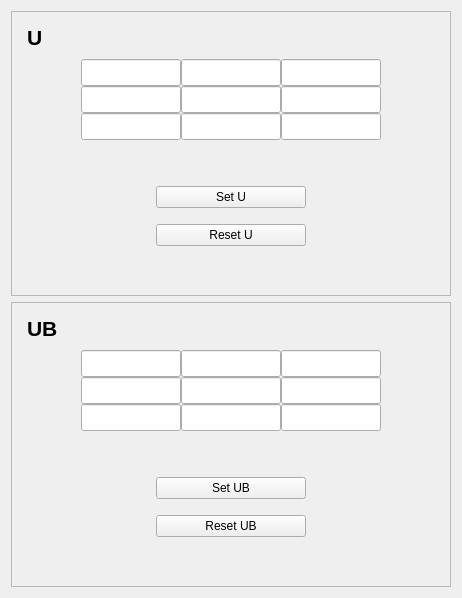
     <widget class="QWidget" name="tab">
      <attribute name="title">
       <string>Set U and UB</string>
      </attribute>
      <layout class="QVBoxLayout" name="verticalLayout_2">
       <item>
        <widget class="QFrame" name="frame">
         <property name="frameShape">
          <enum>QFrame::StyledPanel</enum>
         </property>
         <property name="frameShadow">
          <enum>QFrame::Raised</enum>
         </property>
         <layout class="QVBoxLayout" name="verticalLayout_3">
          <item>
           <widget class="QLabel" name="label">
            <property name="styleSheet">
             <string notr="true"> QLabel {
    qproperty-alignment: AlignCenter;
    padding: 5px 0px;
    color: rgb(0, 0, 0);
    max-height: 22px;
    font-size: 16pt;
	font-weight: bold; 
}</string>
            </property>
            <property name="text">
             <string>U</string>
            </property>
           </widget>
          </item>
          <item>
           <layout class="QGridLayout" name="gridLayout">
            <property name="spacing">
             <number>0</number>
            </property>
            <item row="1" column="4">
             <spacer name="horizontalSpacer_2">
              <property name="orientation">
               <enum>Qt::Horizontal</enum>
              </property>
              <property name="sizeType">
               <enum>QSizePolicy::Expanding</enum>
              </property>
              <property name="sizeHint" stdset="0">
               <size>
                <width>60</width>
                <height>20</height>
               </size>
              </property>
             </spacer>
            </item>
            <item row="0" column="3">
             <widget class="QLineEdit" name="lineEdit_u_02">
              <property name="maximumSize">
               <size>
                <width>100</width>
                <height>16777215</height>
               </size>
              </property>
              <property name="font">
               <font>
                <pointsize>12</pointsize>
               </font>
              </property>
              <property name="alignment">
               <set>Qt::AlignCenter</set>
              </property>
             </widget>
            </item>
            <item row="1" column="0">
             <spacer name="horizontalSpacer">
              <property name="orientation">
               <enum>Qt::Horizontal</enum>
              </property>
              <property name="sizeType">
               <enum>QSizePolicy::Expanding</enum>
              </property>
              <property name="sizeHint" stdset="0">
               <size>
                <width>60</width>
                <height>20</height>
               </size>
              </property>
             </spacer>
            </item>
            <item row="1" column="3">
             <widget class="QLineEdit" name="lineEdit_u_12">
              <property name="maximumSize">
               <size>
                <width>100</width>
                <height>16777215</height>
               </size>
              </property>
              <property name="font">
               <font>
                <pointsize>12</pointsize>
               </font>
              </property>
              <property name="alignment">
               <set>Qt::AlignCenter</set>
              </property>
             </widget>
            </item>
            <item row="2" column="3">
             <widget class="QLineEdit" name="lineEdit_u_22">
              <property name="maximumSize">
               <size>
                <width>100</width>
                <height>16777215</height>
               </size>
              </property>
              <property name="font">
               <font>
                <pointsize>12</pointsize>
               </font>
              </property>
              <property name="alignment">
               <set>Qt::AlignCenter</set>
              </property>
             </widget>
            </item>
            <item row="2" column="1">
             <widget class="QLineEdit" name="lineEdit_u_20">
              <property name="maximumSize">
               <size>
                <width>100</width>
                <height>16777215</height>
               </size>
              </property>
              <property name="font">
               <font>
                <pointsize>12</pointsize>
               </font>
              </property>
              <property name="alignment">
               <set>Qt::AlignCenter</set>
              </property>
             </widget>
            </item>
            <item row="2" column="2">
             <widget class="QLineEdit" name="lineEdit_u_21">
              <property name="maximumSize">
               <size>
                <width>100</width>
                <height>16777215</height>
               </size>
              </property>
              <property name="font">
               <font>
                <pointsize>12</pointsize>
               </font>
              </property>
              <property name="alignment">
               <set>Qt::AlignCenter</set>
              </property>
             </widget>
            </item>
            <item row="1" column="2">
             <widget class="QLineEdit" name="lineEdit_u_11">
              <property name="maximumSize">
               <size>
                <width>100</width>
                <height>16777215</height>
               </size>
              </property>
              <property name="font">
               <font>
                <pointsize>12</pointsize>
               </font>
              </property>
              <property name="alignment">
               <set>Qt::AlignCenter</set>
              </property>
             </widget>
            </item>
            <item row="0" column="2">
             <widget class="QLineEdit" name="lineEdit_u_01">
              <property name="maximumSize">
               <size>
                <width>100</width>
                <height>16777215</height>
               </size>
              </property>
              <property name="font">
               <font>
                <pointsize>12</pointsize>
               </font>
              </property>
              <property name="styleSheet">
               <string notr="true"> QLabel {
    qproperty-alignment: AlignCenter;
    border: 1px solid rgb(0, 0, 0);
    padding: 5px 0px;
    color: rgb(0, 0, 0);
    max-height: 25px;
    font-size: 20px;
}</string>
              </property>
              <property name="alignment">
               <set>Qt::AlignCenter</set>
              </property>
             </widget>
            </item>
            <item row="1" column="1">
             <widget class="QLineEdit" name="lineEdit_u_10">
              <property name="maximumSize">
               <size>
                <width>100</width>
                <height>16777215</height>
               </size>
              </property>
              <property name="font">
               <font>
                <pointsize>12</pointsize>
               </font>
              </property>
              <property name="alignment">
               <set>Qt::AlignCenter</set>
              </property>
             </widget>
            </item>
            <item row="0" column="1">
             <widget class="QLineEdit" name="lineEdit_u_00">
              <property name="maximumSize">
               <size>
                <width>100</width>
                <height>16777215</height>
               </size>
              </property>
              <property name="font">
               <font>
                <pointsize>12</pointsize>
               </font>
              </property>
              <property name="alignment">
               <set>Qt::AlignCenter</set>
              </property>
             </widget>
            </item>
           </layout>
          </item>
          <item>
           <spacer name="verticalSpacer">
            <property name="orientation">
             <enum>Qt::Vertical</enum>
            </property>
            <property name="sizeType">
             <enum>QSizePolicy::Fixed</enum>
            </property>
            <property name="sizeHint" stdset="0">
             <size>
              <width>20</width>
              <height>40</height>
             </size>
            </property>
           </spacer>
          </item>
          <item>
           <layout class="QGridLayout" name="gridLayout_2">
            <item row="0" column="0">
             <spacer name="horizontalSpacer_3">
              <property name="orientation">
               <enum>Qt::Horizontal</enum>
              </property>
              <property name="sizeHint" stdset="0">
               <size>
                <width>40</width>
                <height>20</height>
               </size>
              </property>
             </spacer>
            </item>
            <item row="1" column="1">
             <spacer name="verticalSpacer_2">
              <property name="orientation">
               <enum>Qt::Vertical</enum>
              </property>
              <property name="sizeType">
               <enum>QSizePolicy::Fixed</enum>
              </property>
              <property name="sizeHint" stdset="0">
               <size>
                <width>20</width>
                <height>10</height>
               </size>
              </property>
             </spacer>
            </item>
            <item row="2" column="2">
             <spacer name="horizontalSpacer_6">
              <property name="orientation">
               <enum>Qt::Horizontal</enum>
              </property>
              <property name="sizeHint" stdset="0">
               <size>
                <width>40</width>
                <height>20</height>
               </size>
              </property>
             </spacer>
            </item>
            <item row="2" column="0">
             <spacer name="horizontalSpacer_4">
              <property name="orientation">
               <enum>Qt::Horizontal</enum>
              </property>
              <property name="sizeHint" stdset="0">
               <size>
                <width>40</width>
                <height>20</height>
               </size>
              </property>
             </spacer>
            </item>
            <item row="2" column="1">
             <widget class="QPushButton" name="pushButton_reset_u">
              <property name="minimumSize">
               <size>
                <width>150</width>
                <height>0</height>
               </size>
              </property>
              <property name="maximumSize">
               <size>
                <width>150</width>
                <height>16777215</height>
               </size>
              </property>
              <property name="text">
               <string>Reset U</string>
              </property>
             </widget>
            </item>
            <item row="0" column="2">
             <spacer name="horizontalSpacer_5">
              <property name="orientation">
               <enum>Qt::Horizontal</enum>
              </property>
              <property name="sizeHint" stdset="0">
               <size>
                <width>40</width>
                <height>20</height>
               </size>
              </property>
             </spacer>
            </item>
            <item row="0" column="1">
             <widget class="QPushButton" name="pushButton_set_u">
              <property name="minimumSize">
               <size>
                <width>150</width>
                <height>0</height>
               </size>
              </property>
              <property name="maximumSize">
               <size>
                <width>150</width>
                <height>16777215</height>
               </size>
              </property>
              <property name="text">
               <string>Set U</string>
              </property>
             </widget>
            </item>
           </layout>
          </item>
          <item>
           <spacer name="verticalSpacer_6">
            <property name="orientation">
             <enum>Qt::Vertical</enum>
            </property>
            <property name="sizeHint" stdset="0">
             <size>
              <width>20</width>
              <height>40</height>
             </size>
            </property>
           </spacer>
          </item>
         </layout>
        </widget>
       </item>
       <item>
        <widget class="QFrame" name="frame_2">
         <property name="frameShape">
          <enum>QFrame::StyledPanel</enum>
         </property>
         <property name="frameShadow">
          <enum>QFrame::Raised</enum>
         </property>
         <layout class="QVBoxLayout" name="verticalLayout_5">
          <item>
           <widget class="QLabel" name="label_2">
            <property name="styleSheet">
             <string notr="true"> QLabel {
    qproperty-alignment: AlignCenter;
    padding: 5px 0px;
    color: rgb(0, 0, 0);
    max-height: 22px;
    font-size: 16pt;
	font-weight: bold; 
}</string>
            </property>
            <property name="text">
             <string>UB</string>
            </property>
           </widget>
          </item>
          <item>
           <layout class="QGridLayout" name="gridLayout_3">
            <property name="spacing">
             <number>0</number>
            </property>
            <item row="0" column="3">
             <widget class="QLineEdit" name="lineEdit_ub_02">
              <property name="minimumSize">
               <size>
                <width>100</width>
                <height>0</height>
               </size>
              </property>
              <property name="maximumSize">
               <size>
                <width>100</width>
                <height>16777215</height>
               </size>
              </property>
              <property name="font">
               <font>
                <pointsize>12</pointsize>
               </font>
              </property>
              <property name="alignment">
               <set>Qt::AlignCenter</set>
              </property>
             </widget>
            </item>
            <item row="2" column="1">
             <widget class="QLineEdit" name="lineEdit_ub_20">
              <property name="minimumSize">
               <size>
                <width>100</width>
                <height>0</height>
               </size>
              </property>
              <property name="maximumSize">
               <size>
                <width>100</width>
                <height>16777215</height>
               </size>
              </property>
              <property name="font">
               <font>
                <pointsize>12</pointsize>
               </font>
              </property>
              <property name="alignment">
               <set>Qt::AlignCenter</set>
              </property>
             </widget>
            </item>
            <item row="1" column="0">
             <spacer name="horizontalSpacer_7">
              <property name="orientation">
               <enum>Qt::Horizontal</enum>
              </property>
              <property name="sizeType">
               <enum>QSizePolicy::Expanding</enum>
              </property>
              <property name="sizeHint" stdset="0">
               <size>
                <width>60</width>
                <height>20</height>
               </size>
              </property>
             </spacer>
            </item>
            <item row="2" column="2">
             <widget class="QLineEdit" name="lineEdit_ub_21">
              <property name="minimumSize">
               <size>
                <width>100</width>
                <height>0</height>
               </size>
              </property>
              <property name="maximumSize">
               <size>
                <width>100</width>
                <height>16777215</height>
               </size>
              </property>
              <property name="font">
               <font>
                <pointsize>12</pointsize>
               </font>
              </property>
              <property name="alignment">
               <set>Qt::AlignCenter</set>
              </property>
             </widget>
            </item>
            <item row="0" column="1">
             <widget class="QLineEdit" name="lineEdit_ub_00">
              <property name="minimumSize">
               <size>
                <width>100</width>
                <height>0</height>
               </size>
              </property>
              <property name="maximumSize">
               <size>
                <width>100</width>
                <height>16777215</height>
               </size>
              </property>
              <property name="font">
               <font>
                <pointsize>12</pointsize>
               </font>
              </property>
              <property name="alignment">
               <set>Qt::AlignCenter</set>
              </property>
             </widget>
            </item>
            <item row="1" column="3">
             <widget class="QLineEdit" name="lineEdit_ub_12">
              <property name="minimumSize">
               <size>
                <width>100</width>
                <height>0</height>
               </size>
              </property>
              <property name="maximumSize">
               <size>
                <width>100</width>
                <height>16777215</height>
               </size>
              </property>
              <property name="font">
               <font>
                <pointsize>12</pointsize>
               </font>
              </property>
              <property name="alignment">
               <set>Qt::AlignCenter</set>
              </property>
             </widget>
            </item>
            <item row="0" column="2">
             <widget class="QLineEdit" name="lineEdit_ub_01">
              <property name="minimumSize">
               <size>
                <width>100</width>
                <height>0</height>
               </size>
              </property>
              <property name="maximumSize">
               <size>
                <width>100</width>
                <height>16777215</height>
               </size>
              </property>
              <property name="font">
               <font>
                <pointsize>12</pointsize>
               </font>
              </property>
              <property name="alignment">
               <set>Qt::AlignCenter</set>
              </property>
             </widget>
            </item>
            <item row="1" column="1">
             <widget class="QLineEdit" name="lineEdit_ub_10">
              <property name="minimumSize">
               <size>
                <width>100</width>
                <height>0</height>
               </size>
              </property>
              <property name="maximumSize">
               <size>
                <width>100</width>
                <height>16777215</height>
               </size>
              </property>
              <property name="font">
               <font>
                <pointsize>12</pointsize>
               </font>
              </property>
              <property name="alignment">
               <set>Qt::AlignCenter</set>
              </property>
             </widget>
            </item>
            <item row="1" column="2">
             <widget class="QLineEdit" name="lineEdit_ub_11">
              <property name="minimumSize">
               <size>
                <width>100</width>
                <height>0</height>
               </size>
              </property>
              <property name="maximumSize">
               <size>
                <width>100</width>
                <height>16777215</height>
               </size>
              </property>
              <property name="font">
               <font>
                <pointsize>12</pointsize>
               </font>
              </property>
              <property name="alignment">
               <set>Qt::AlignCenter</set>
              </property>
             </widget>
            </item>
            <item row="2" column="3">
             <widget class="QLineEdit" name="lineEdit_ub_22">
              <property name="minimumSize">
               <size>
                <width>100</width>
                <height>0</height>
               </size>
              </property>
              <property name="maximumSize">
               <size>
                <width>100</width>
                <height>16777215</height>
               </size>
              </property>
              <property name="font">
               <font>
                <pointsize>12</pointsize>
               </font>
              </property>
              <property name="alignment">
               <set>Qt::AlignCenter</set>
              </property>
             </widget>
            </item>
            <item row="1" column="4">
             <spacer name="horizontalSpacer_8">
              <property name="orientation">
               <enum>Qt::Horizontal</enum>
              </property>
              <property name="sizeType">
               <enum>QSizePolicy::Expanding</enum>
              </property>
              <property name="sizeHint" stdset="0">
               <size>
                <width>60</width>
                <height>20</height>
               </size>
              </property>
             </spacer>
            </item>
           </layout>
          </item>
          <item>
           <spacer name="verticalSpacer_4">
            <property name="orientation">
             <enum>Qt::Vertical</enum>
            </property>
            <property name="sizeType">
             <enum>QSizePolicy::Fixed</enum>
            </property>
            <property name="sizeHint" stdset="0">
             <size>
              <width>20</width>
              <height>40</height>
             </size>
            </property>
           </spacer>
          </item>
          <item>
           <layout class="QGridLayout" name="gridLayout_4">
            <item row="2" column="1">
             <widget class="QPushButton" name="pushButton_reset_ub">
              <property name="minimumSize">
               <size>
                <width>150</width>
                <height>0</height>
               </size>
              </property>
              <property name="maximumSize">
               <size>
                <width>150</width>
                <height>16777215</height>
               </size>
              </property>
              <property name="text">
               <string>Reset UB</string>
              </property>
             </widget>
            </item>
            <item row="0" column="0">
             <spacer name="horizontalSpacer_9">
              <property name="orientation">
               <enum>Qt::Horizontal</enum>
              </property>
              <property name="sizeHint" stdset="0">
               <size>
                <width>40</width>
                <height>20</height>
               </size>
              </property>
             </spacer>
            </item>
            <item row="1" column="1">
             <spacer name="verticalSpacer_3">
              <property name="orientation">
               <enum>Qt::Vertical</enum>
              </property>
              <property name="sizeType">
               <enum>QSizePolicy::Fixed</enum>
              </property>
              <property name="sizeHint" stdset="0">
               <size>
                <width>20</width>
                <height>10</height>
               </size>
              </property>
             </spacer>
            </item>
            <item row="0" column="1">
             <widget class="QPushButton" name="pushButton_set_ub">
              <property name="minimumSize">
               <size>
                <width>150</width>
                <height>0</height>
               </size>
              </property>
              <property name="maximumSize">
               <size>
                <width>150</width>
                <height>16777215</height>
               </size>
              </property>
              <property name="text">
               <string>Set UB</string>
              </property>
             </widget>
            </item>
            <item row="0" column="2">
             <spacer name="horizontalSpacer_10">
              <property name="orientation">
               <enum>Qt::Horizontal</enum>
              </property>
              <property name="sizeHint" stdset="0">
               <size>
                <width>40</width>
                <height>20</height>
               </size>
              </property>
             </spacer>
            </item>
            <item row="2" column="0">
             <spacer name="horizontalSpacer_11">
              <property name="orientation">
               <enum>Qt::Horizontal</enum>
              </property>
              <property name="sizeHint" stdset="0">
               <size>
                <width>40</width>
                <height>20</height>
               </size>
              </property>
             </spacer>
            </item>
            <item row="2" column="2">
             <spacer name="horizontalSpacer_12">
              <property name="orientation">
               <enum>Qt::Horizontal</enum>
              </property>
              <property name="sizeHint" stdset="0">
               <size>
                <width>40</width>
                <height>20</height>
               </size>
              </property>
             </spacer>
            </item>
           </layout>
          </item>
          <item>
           <spacer name="verticalSpacer_7">
            <property name="orientation">
             <enum>Qt::Vertical</enum>
            </property>
            <property name="sizeHint" stdset="0">
             <size>
              <width>20</width>
              <height>40</height>
             </size>
            </property>
           </spacer>
          </item>
         </layout>
        </widget>
       </item>
      </layout>
     </widget>
